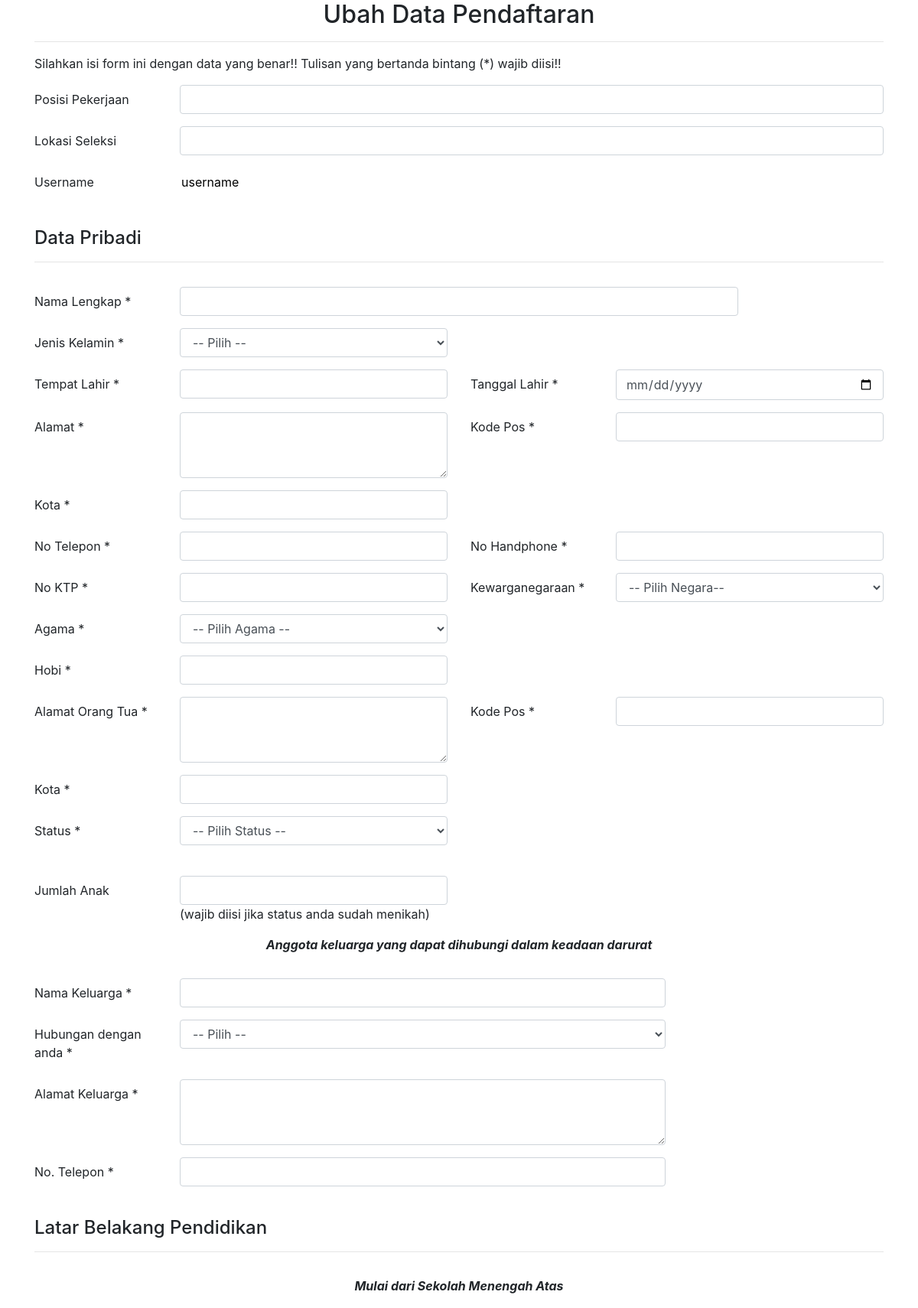
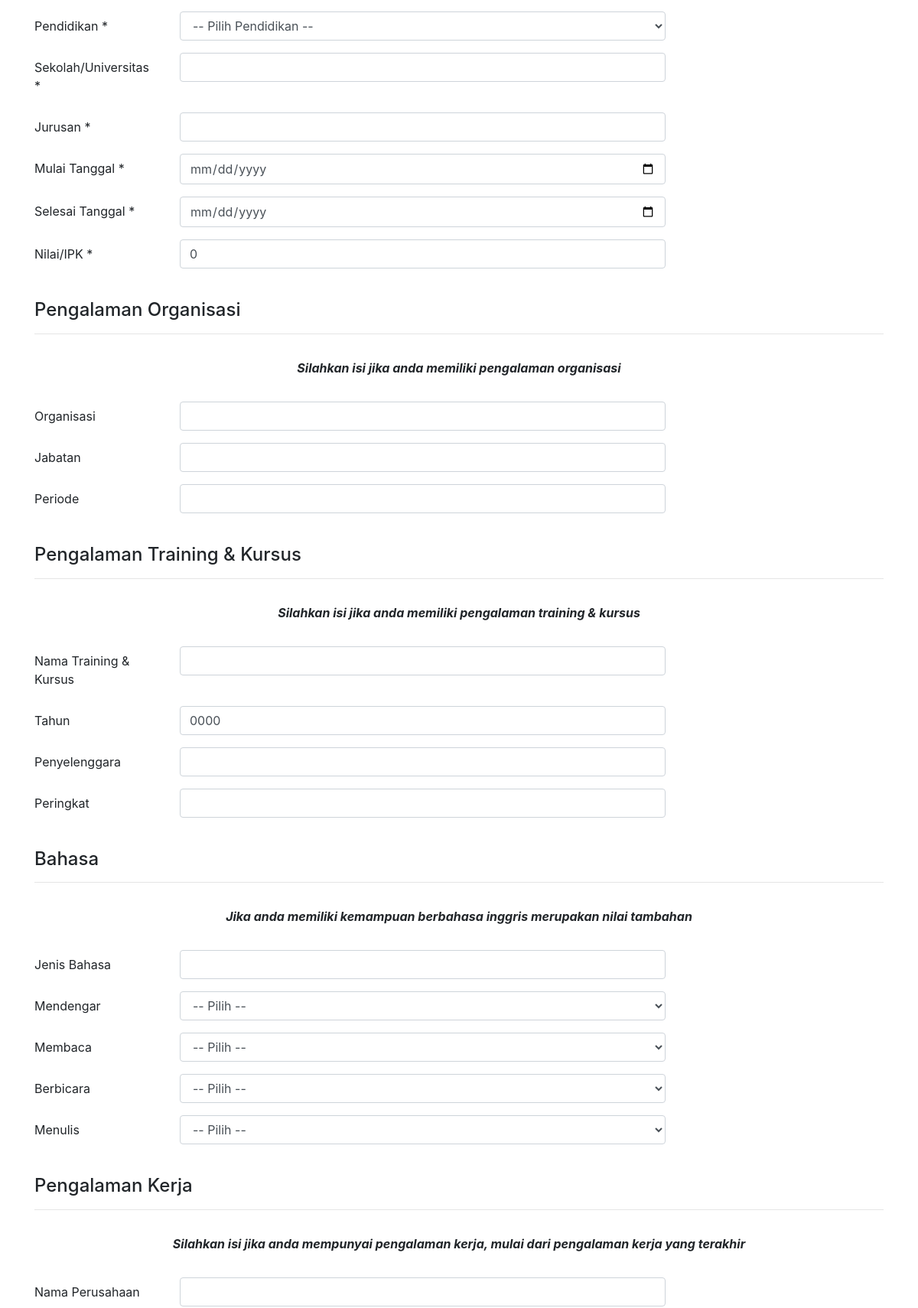
The page /pelamar/form_ubah.php?id_pelamar=320012 (upper part) on the database its author committed (2 pictures, top to bottom).
### tables this page shows
CREATE TABLE `pelamar` (
  `id_pelamar` int(5) NOT NULL,
  `posisi_pekerjaan` varchar(20) NOT NULL,
  `lokasi_seleksi` varchar(13) NOT NULL,
  `username` varchar(40) NOT NULL,
  `password` varchar(18) NOT NULL,
  `nama` varchar(40) NOT NULL,
  `jekel` varchar(15) NOT NULL,
  `tempat_lhr` varchar(25) NOT NULL,
  `tgl_lhr` date NOT NULL,
  `alamat` varchar(40) NOT NULL,
  `kodepos` varchar(15) NOT NULL,
  `kota` varchar(15) NOT NULL,
  `no_tlp` varchar(20) NOT NULL,
  `no_hp` varchar(20) NOT NULL,
  `ktp` varchar(16) NOT NULL,
  `negara` varchar(20) NOT NULL,
  `agama` varchar(15) NOT NULL,
  `hobi` varchar(10) NOT NULL,
  `alamat_ortu` varchar(35) NOT NULL,
  `kodepos_ortu` varchar(15) NOT NULL,
  `kota_ortu` varchar(15) NOT NULL,
  `status` varchar(15) NOT NULL,
  `jml_anak` varchar(10) NOT NULL,
  `nm_kel` varchar(35) NOT NULL,
  `hubungan` varchar(20) NOT NULL,
  `alamat_kel` varchar(35) NOT NULL,
  `no_kel` varchar(15) NOT NULL,
  `pendidikan` varchar(15) NOT NULL,
  `nm_sekolah` varchar(30) NOT NULL,
  `jurusan` varchar(30) NOT NULL,
  `tgl_mulai` date NOT NULL,
  `tgl_selesai` date NOT NULL,
  `nilai` float NOT NULL,
  `organisasi` varchar(35) NOT NULL,
  `jabatan` varchar(25) NOT NULL,
  `periode_org` varchar(20) NOT NULL,
  `nm_kursus` varchar(30) NOT NULL,
  `tahun` year(4) NOT NULL,
  `penyelenggara` varchar(25) NOT NULL,
  `peringkat` varchar(15) NOT NULL,
  `bahasa` varchar(15) NOT NULL,
  `dengar` varchar(15) NOT NULL,
  `baca` varchar(15) NOT NULL,
  `bicara` varchar(15) NOT NULL,
  `tulis` varchar(15) NOT NULL,
  `nm_pt` varchar(25) NOT NULL,
  `tgl_awal` date NOT NULL,
  `tgl_akhir` date NOT NULL,
  `almt_pt` varchar(35) NOT NULL,
  `tlp_pt` varchar(15) NOT NULL,
  `jabat_awal` varchar(20) NOT NULL,
  `jabat_akhir` varchar(20) NOT NULL,
  `nm_atasan` varchar(30) NOT NULL,
  `alasan` varchar(100) NOT NULL,
  `gaji` varchar(20) NOT NULL,
  `dokumen` longtext NOT NULL,
  `foto` longtext NOT NULL,
  `file_sertifikat` longtext NOT NULL
);

### pelamar/form_ubah.php (the view, shortened to what the rows shown need)
<!doctype html>
<html lang="en">
  <head>
    <link rel="stylesheet" href="https://maxcdn.bootstrapcdn.com/bootstrap/4.0.0-beta.2/css/bootstrap.min.css">
  </head>
  <body>
    <?php
    include "koneksi.php";
    $id_pelamar = $_GET['id_pelamar'];
    $query = "SELECT * FROM pelamar WHERE id_pelamar='".$id_pelamar."'";
    $sql = mysqli_query($connect, $query);
    $data = mysqli_fetch_array($sql);
    ?>
   <section class="atas" id="atas">
     <div class="container">
       <div class="row">
         <div class="col-sm-12">
           <h2 class="text-center">Ubah Data Pendaftaran</h2>
         </div>
       </div>
     </div>
   </section>
   <div class="container">
     <form action="proses_ubah.php?id_pelamar=<?php echo $id_pelamar; ?>" method="post">
       <br>
      <div class="form-group row">
        <div class="col-sm-4 col-sm-offsite-6">
           <select class="form-control" name="jekel" value="<?php echo $data['jekel']; ?> ">
              <option>-- Pilih --</option>
          </select>
        </div>
      </div>
       <div class="form-group row">
         <div class="col-sm-4">
              <input type="date" class="form-control" name="tgl_lhr" value="<?php echo $data['tgl_lhr']; ?> ">
        </div>
      </div>
       <div class="form-group row">
        <div class="col-sm-4 col-sm-offsite-6">
           <select class="form-control" name="negara" value="<?php echo $data['negara']; ?>">
              <option>-- Pilih Negara--</option>
           </select>
        </div>
       </div>
       <div class="form-group row">
          <div class="col-sm-4 col-sm-offsite-6">
           <select class="form-control" name="agama" value="<?php echo $data['agama']; ?>">
              <option>-- Pilih Agama --</option>
           </select>
        </div>
       </div>
      <div class="form-group row">
         <div class="col-sm-4 col-sm-offsite-6">
            <select class="form-control" name="status" value="<?php echo $data['status']; ?>">
              <option>-- Pilih Status --</option>
           </select>
        </div>
      </div>
      <br>
      <div class="form-group row">
         <div class="col-sm-7 col-sm-offsite-3">
            <select class="form-control" name="hubungan" value="<?php echo $data['hubungan']; ?>">
              <option>-- Pilih --</option>
           </select>
        </div>
      </div>
      <br>
      <div class="form-group row">
         <div class="col-sm-7 col-sm-offsite-3">
            <select class="form-control" name="pendidikan" value="<?php echo $data['pendidikan']; ?>">
              <option>-- Pilih Pendidikan --</option>
           </select>
        </div>
      </div>
       <div class="form-group row">
         <div class="col-sm-7 col-sm-offsite-3">
           <input type="date" class="form-control" name="tgl_mulai" value="<?php echo $data['tgl_mulai']; ?>">
        </div>
      </div>
       <div class="form-group row">
         <div class="col-sm-7 col-sm-offsite-3">
           <input type="date" class="form-control" name="tgl_selesai" value="<?php echo $data['tgl_selesai']; ?>">
        </div>
      </div>
       <div class="form-group row">
         <div class="col-sm-7 col-sm-offsite-3">
           <input type="text" class="form-control" name="nilai" value="<?php echo $data['nilai']; ?>">
        </div>
      </div>
      <br>
      <br>
       <div class="form-group row">
         <div class="col-sm-7 col-sm-offsite-3">
           <input type="text" class="form-control" name="tahun" value="<?php echo $data['tahun']; ?>">
        </div>
      </div>
      <br>
        <div class="form-group row">
         <div class="col-sm-7 col-sm-offsite-3">
            <select class="form-control" name="dengar" value="<?php echo $data['dengar']; ?>">
                 <option>-- Pilih --</option>
           </select>
        </div>
      </div>
      <div class="form-group row">
         <div class="col-sm-7 col-sm-offsite-3">
            <select class="form-control" name="baca" value="<?php echo $data['baca']; ?>">
                 <option>-- Pilih --</option>
           </select>
        </div>
      </div>
      <div class="form-group row">
         <div class="col-sm-7 col-sm-offsite-3">
            <select class="form-control" name="bicara" value="<?php echo $data['bicara']; ?>">
                 <option>-- Pilih --</option>
           </select>
        </div>
      </div>
      <div class="form-group row">
         <div class="col-sm-7 col-sm-offsite-3">
            <select class="form-control" name="tulis" value="<?php echo $data['tulis']; ?>">
                 <option>-- Pilih --</option>
           </select>
        </div>
      </div>
      <br>
     </form>
   </div>
  </body>
</html>

### rows shown on the page
pelamar: jekel "-- Pilih --", negara "-- Pilih Negara--", agama "-- Pilih Agama --", status "-- Pilih Status --", hubungan "-- Pilih --", pendidikan "-- Pilih Pendidikan --", nilai "0", tahun "0000", dengar "-- Pilih --", baca "-- Pilih --", bicara "-- Pilih --", tulis "-- Pilih --"
